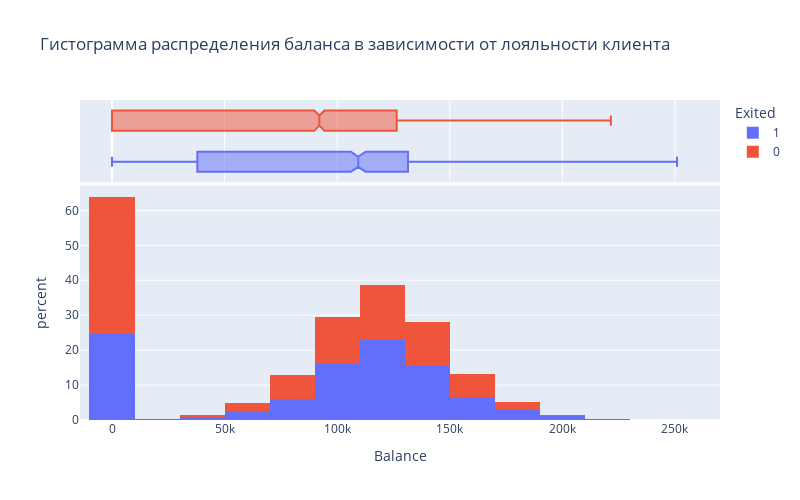

The notebook cell this image was saved under:
### Markdown cell above
## 9.3.

### Code cell
fig = px.histogram(
    data_frame= churn_data,
    x='Balance',
    color='Exited',
    nbins=15,
    title='Гистограмма распределения баланса в зависимости от лояльности клиента',
    width=800,
    height=500,
    marginal='box',
    histnorm='percent'
)
fig.show()

### Figure 1 — Plotly figure (JSON) as saved in the notebook; plotly's stock layout.template omitted (floating-point values rounded to 4 significant figures; data arrays with more than 128 entries replaced by an {"elided": "..."} marker saying what was removed)
{"data": [{"alignmentgroup": "True", "bingroup": "x", "histnorm": "percent", "hovertemplate": "Exited=1<br>Balance=%{x}<br>percent=%{y}<extra></extra>", "legendgroup": "1", "marker": {"color": "#636efa", "pattern": {"shape": ""}}, "name": "1", "nbinsx": 15, "offsetgroup": "1", "orientation": "v", "showlegend": true, "type": "histogram", "x": {"elided": "2037 float values"}, "xaxis": "x", "yaxis": "y"}, {"alignmentgroup": "True", "hovertemplate": "Exited=1<br>Balance=%{x}<extra></extra>", "legendgroup": "1", "marker": {"color": "#636efa"}, "name": "1", "notched": true, "offsetgroup": "1", "showlegend": false, "type": "box", "x": {"elided": "2037 float values"}, "xaxis": "x2", "yaxis": "y2"}, {"alignmentgroup": "True", "bingroup": "x", "histnorm": "percent", "hovertemplate": "Exited=0<br>Balance=%{x}<br>percent=%{y}<extra></extra>", "legendgroup": "0", "marker": {"color": "#EF553B", "pattern": {"shape": ""}}, "name": "0", "nbinsx": 15, "offsetgroup": "0", "orientation": "v", "showlegend": true, "type": "histogram", "x": {"elided": "7963 float values"}, "xaxis": "x", "yaxis": "y"}, {"alignmentgroup": "True", "hovertemplate": "Exited=0<br>Balance=%{x}<extra></extra>", "legendgroup": "0", "marker": {"color": "#EF553B"}, "name": "0", "notched": true, "offsetgroup": "0", "showlegend": false, "type": "box", "x": {"elided": "7963 float values"}, "xaxis": "x2", "yaxis": "y2"}], "layout": {"barmode": "relative", "height": 500, "legend": {"title": {"text": "Exited"}, "tracegroupgap": 0}, "title": {"text": "Гистограмма распределения баланса в зависимости от лояльности клиента"}, "width": 800, "xaxis": {"anchor": "y", "domain": [0, 1], "title": {"text": "Balance"}}, "xaxis2": {"anchor": "y2", "domain": [0, 1], "matches": "x", "showgrid": true, "showticklabels": false}, "yaxis": {"anchor": "x", "domain": [0, 0.7326], "title": {"text": "percent"}}, "yaxis2": {"anchor": "x2", "domain": [0.7426, 1], "matches": "y2", "showgrid": false, "showline": false, "showticklabels": false, "ticks": ""}}}
